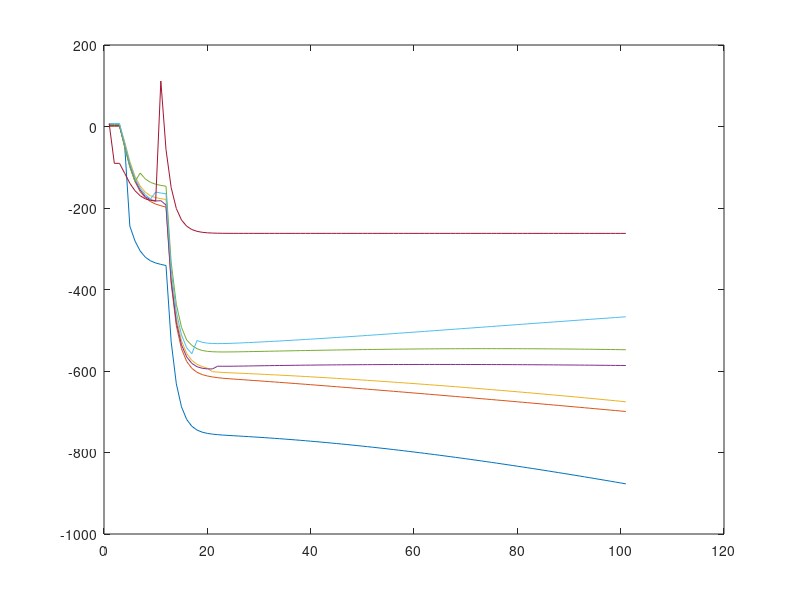

Write the MATLAB code that produced this figure. (Note: this script raises an error after producing the figure.)
data = dlmread('output-t4.csv', ',')
xs = 1:101;

for row = 1:15
  ys = data(row, 2:102);
  plot(xs, ys);
  hold on
end
